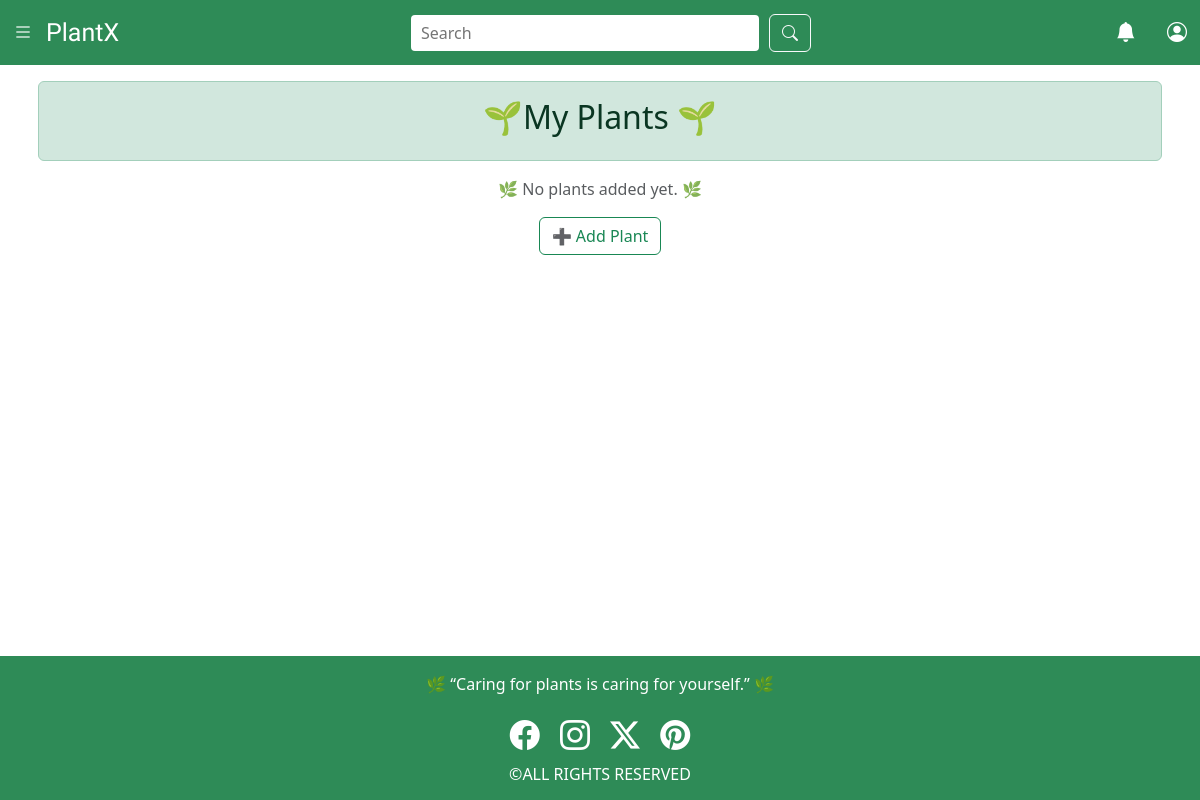
Page /myplants (signed in) on the earlier database version.
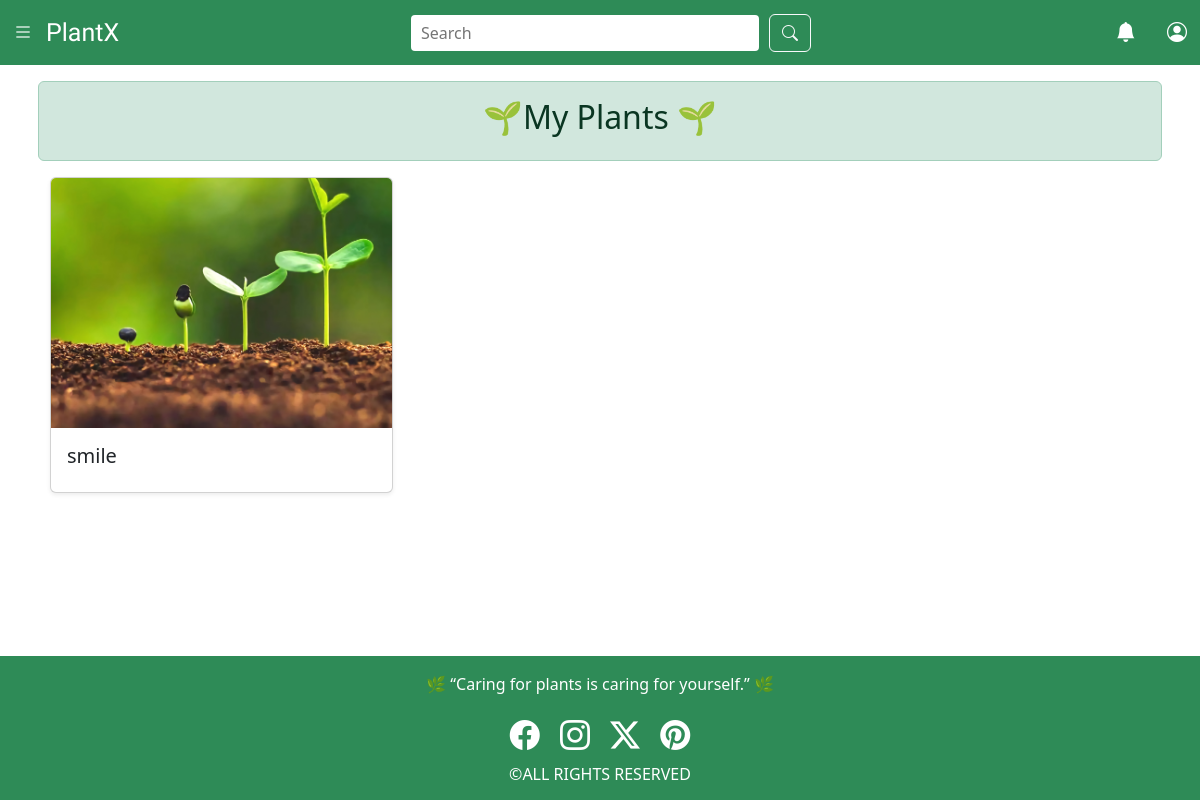
Same page on the later database version.
### plant/models.py (models this page shows, shortened)
class userplant(models.Model):
    PLANT_TYPES = [
        ('Succulent', 'Succulent'),
        ('Fern', 'Fern'),
        ('Cactus', 'Cactus'),
        ('Herb', 'Herb'),
        ('Other', 'Other'),
    ]
    SUNLIGHT_OPTIONS = [
        ('Low', 'Low'),
        ('Medium', 'Medium'),
        ('High', 'High'),
    ]
    LOCATION_CHOICES = [
        ('Indoor', 'Indoor'),
        ('Outdoor', 'Outdoor'),
    ]
    STATUS_OPTIONS = [
        ('Healthy', 'Healthy'),
        ('Needs Attention', 'Needs Attention'),
        ('Dying', 'Dying'),
        ('Dead', 'Dead'),
    ]
    user = models.ForeignKey(User, on_delete=models.CASCADE)
    nickname = models.CharField(max_length=100, blank=True)
    plant_type = models.CharField(max_length=50, choices=PLANT_TYPES, blank=True)
    custom_image = models.ImageField(upload_to='user_plants/', blank=True, null=True)
    location = models.CharField(max_length=10, choices=LOCATION_CHOICES, blank=True)
    sunlight_available = models.CharField(max_length=10, choices=SUNLIGHT_OPTIONS, blank=True)
    humidity = models.CharField(max_length=100, blank=True, help_text="humidity level (e.g., “High humidity”)")
    temperature_preference = models.CharField(max_length=100, blank=True, help_text="Ideal temperature range or preference (e.g., “15–25°C”).")
    planted_date = models.DateField(default=date.today, help_text="The date when the plant was planted")
    last_watered = models.DateField(blank=True, null=True)
    watering_frequency = models.PositiveIntegerField(help_text="How often the plant should be watered, in days (e.g., every 3 days).", blank=True, null=True)
    water_reminder = models.BooleanField(default=True)
    last_fertilized = models.DateField(blank=True, null=True, help_text="Date when the plant was last given fertilizer.")
    fertilizing_frequency = models.PositiveIntegerField(help_text="How often to fertilize, in days.", blank=True, null=True)
    height_cm = models.DecimalField(max_digits=5, decimal_places=2, blank=True, null=True)
    is_flowering = models.BooleanField(default=False, help_text="whether the plant is currently flowering.")
    is_fruiting = models.BooleanField(default=False, help_text="whether the plant is producing fruit.")
    current_status = models.CharField(max_length=20, choices=STATUS_OPTIONS, default='Healthy')
    source = models.CharField(max_length=100, blank=True, help_text='Where the plant came from (e.g., "Local Nursery", "Gift", "Online").')
    notes = models.TextField(blank=True, help_text="Any additional notes – observations, reminders, or tips.")

### plant/views.py (the view)
# urls.py: path('myplants',views.myplants,name='myplants'),
@login_required(login_url='loginuser')
def myplants(request):
    return render(request, 'plant/myplants.html')

### plant/context_processors.py (called while the page is built)
def userplants_context(request):
    if request.user.is_authenticated:
        return {
            'userplant': userplant.objects.filter(user=request.user)
        }
    return {'userplant': None}

### plant/templates/plant/myplants.html (shortened to what this page needs)
{% load static %}
<!DOCTYPE html>
<html lang="en">
<head>
    <link href="https://cdn.jsdelivr.net/npm/bootstrap@5.3.7/dist/css/bootstrap.min.css" rel="stylesheet">
    <link rel="stylesheet" href="https://cdn.jsdelivr.net/npm/bootstrap-icons@1.13.1/font/bootstrap-icons.min.css">
</head>
<body class="d-flex flex-column min-vh-100">
    {% include 'plant/navbar.html' %}
    <div class="container mt-2 p-2">
        <div class="alert alert-success text-center">
            <h2>🌱My Plants 🌱</h2>
        </div>
        {% if userplant %}
            <div class="container row flex-grow-1">
                {% for plant in userplant %}
                    <div class="col-lg-4 col-md-6 col-sm-12 mb-4">
                        <a href="{% url 'myplantinfo' plant.id %}" class="text-decoration-none text-dark">
                            <div class="card h-100 shadow-sm">
                                {% if plant.custom_image %}
                                <img src="{{ plant.custom_image.url }}" class="card-img-top" alt="{{ plant.nickname }}" style="height: 250px; object-fit: cover;">
                                {% else %}
                                <img src="{% static 'plant/bg4.jpg' %}" class="card-img-top" alt="{{ plant.nickname }}" style="height: 250px; object-fit: cover;">
                                {% endif %}
                                <div class="card-body">
                                    <h5 class="card-title">{{ plant.nickname }}</h5>
                                </div>
                            </div>
                        </a>
                    </div>
                {% endfor %}
                </div>
                {% else %}
                    <p class="text-center text-muted">🌿 No plants added yet. 🌿</p>
                    <div class="text-center">
                        <a href="{% url 'addplant' %}" class="btn btn-outline-success">➕ Add Plant</a>
                    </div>
            {% endif %}
        </div>
   <br>
    {% include 'plant/footer.html' %}
</body>
</html>

Differences in the rows shown:
added userplant: nickname "smile"
Other differences:
text no longer shown: "🌿 No plants added yet. 🌿 ➕ Add Plant"
